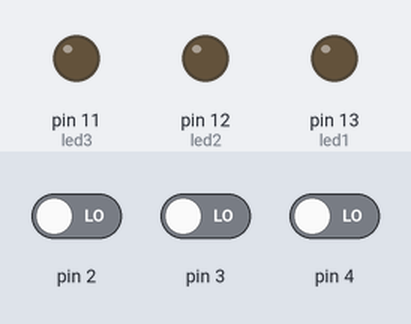
This sketch was run on a simulated Arduino Uno, built with avr-gcc and run on an emulated ATmega328P. On the bench: output pins drawn as LEDs (lit = HIGH). The inputs (shaded band) are chosen by the test bench; at power-on: pin 2 LOW, pin 3 LOW, pin 4 LOW.

Above: at 1.2 s.
1.3 s: pin 2 driven HIGH
At 2.4 s:
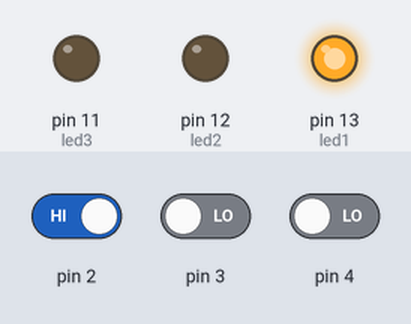
2.8 s: pin 3 driven HIGH
At 3.5 s:
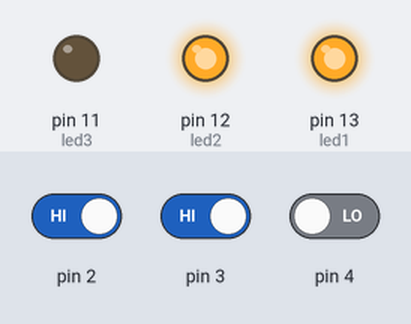
4.3 s: pin 4 driven HIGH
At 4.7 s:
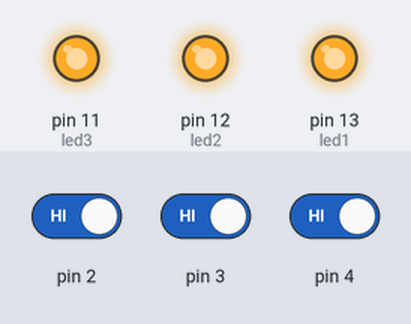
5.8 s: pin 2 driven LOW
At 7.0 s:
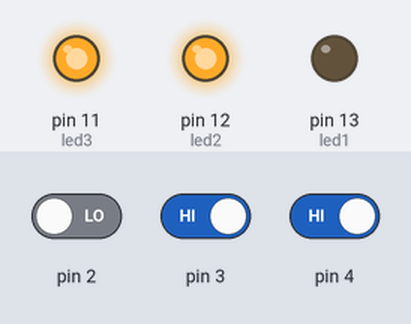
7.3 s: pin 3 driven LOW
At 8.2 s:
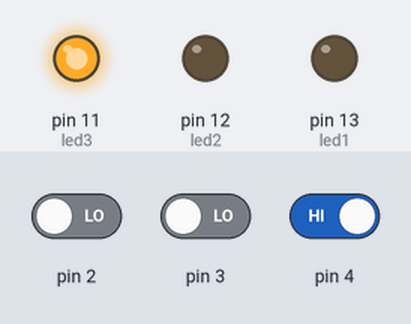
8.8 s: pin 2 driven HIGH
At 9.3 s:
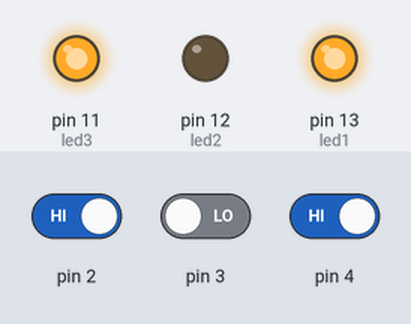
Timing chart, 0 to 11.3 s (numbered marks = the images above; inputs shaded):
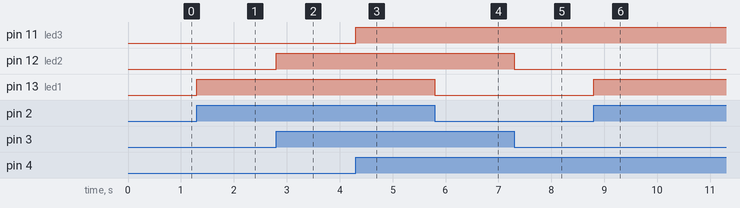

Measured:
- after the input at 1.3 s, pin 13 (led1): LOW → HIGH at once
- after the input at 2.8 s, pin 12 (led2): LOW → HIGH at once
- after the input at 4.3 s, pin 11 (led3): LOW → HIGH at once
- after the input at 5.8 s, pin 13 (led1): HIGH → LOW at once
- after the input at 7.3 s, pin 12 (led2): HIGH → LOW at once
- after the input at 8.8 s, pin 13 (led1): LOW → HIGH at once

The sketch:

ak_3bool.ino
```cpp
int led1 = 13;
int led2 = 12;
int led3 = 11;
bool a;
bool b;
bool c;
void setup() {
  // put your setup code here, to run once:
pinMode(led1,OUTPUT);
pinMode(led2,OUTPUT);
pinMode(led3,OUTPUT);
pinMode(2,INPUT);
pinMode(3,INPUT);
pinMode(4,INPUT);
}

void loop() {
  // put your main code here, to run repeatedly:
a=digitalRead(2);
b=digitalRead(3);
c=digitalRead(4);
digitalWrite(led1,a);
digitalWrite(led2,b);
digitalWrite(led3,c);
}
```
